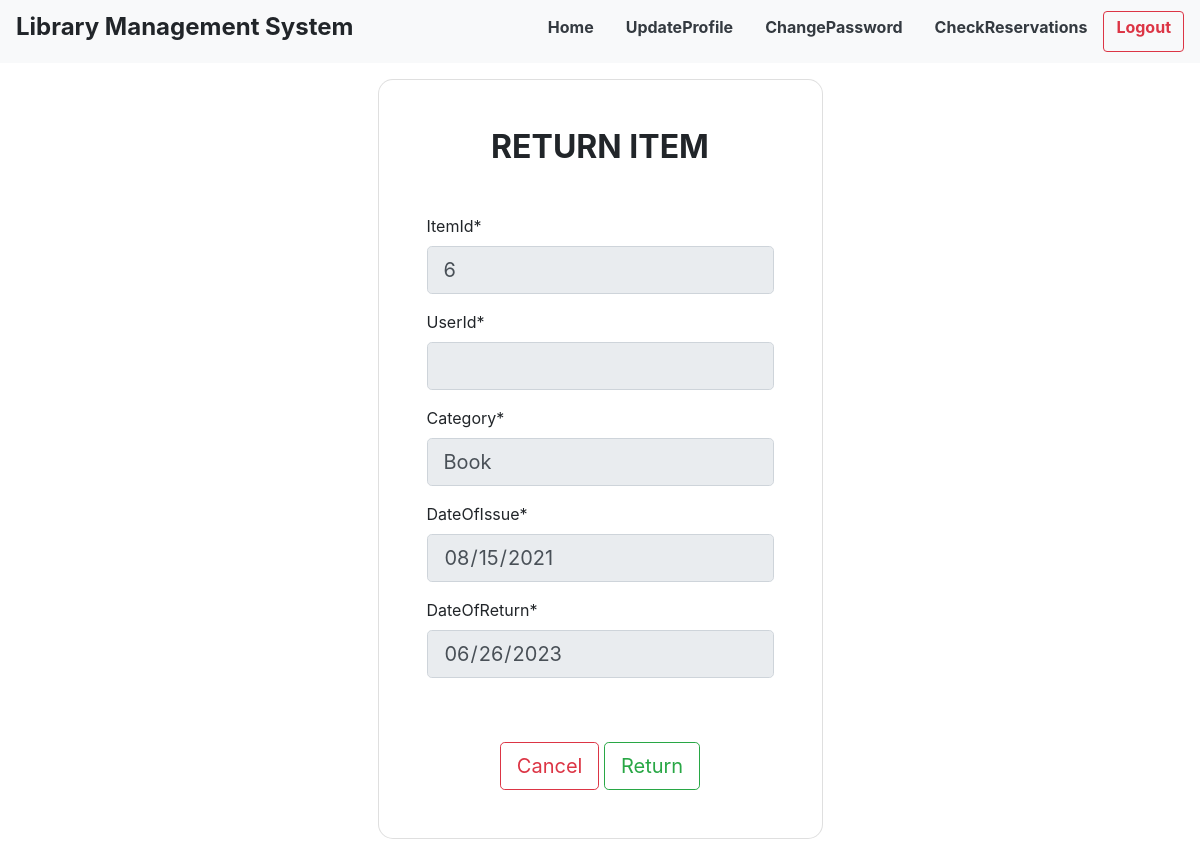
Screenshot of /Usr/ReleaseItem/55 with the database file from the repository.
### Student/models.py (models this page shows, shortened)
class ReserveItem(models.Model):
    Id = models.AutoField(primary_key=True)
    ItemId = models.ForeignKey(Item,on_delete=models.PROTECT)
    UserId = models.ForeignKey(User,on_delete=models.PROTECT)
    Category = models.CharField(max_length=5)
    DateOfIssue = models.DateField()
    DateOfReturn = models.DateField()

### Student/views.py (the view)
# urls.py: path('ReleaseItem/<int:itemId>',ReleaseItem, name='releaseItem'),
def ReleaseItem(request, itemId): #for releasing the item with parameterized url...it helps to fetch the data for which we are asking..
    relitmObj = ReserveItem.objects.get(Id=itemId)
    if request.method == 'POST':
        itId = request.POST['ItemId']
        releaseItem = ReleaseItemForm(request.POST, instance=relitmObj)
        if releaseItem.is_valid():
            relitmObj.delete() #deleteing the resrved item from resrved table...
            itmObj = Item.objects.get(Id=itId) #getting the Id of reserved item from item table to add one copy..
            itmObj.Quantity += 1
            itmObj.save()
            messages.success(request, "Item Returned Successfully!")
            return redirect('/Usr/Reservations/')
    else:
        relitemObj = ReserveItem.objects.get(Id=itemId)
        releaseItem = ReserveItemForm(instance=relitemObj, initial={'UserId': request.user.id, 'Copies': 1, 'DateOfReturn':date.today().strftime("%Y-%m-%d")}) #passing intial values for the particular user
    return render(request, 'User/itemRelease.html', {'form': releaseItem})

### Student/forms.py
class ReserveItemForm(forms.ModelForm):  #form for user to reserve item
    class Meta:
        model = ReserveItem
        fields = '__all__'
        widgets = {
            'ItemId':forms.TextInput(attrs={'readonly':True,'id': 'ItemId','class': 'form-control form-control-lg'}),
            'UserId':forms.TextInput(attrs={'readonly':True,'id': 'UserId','class': 'form-control form-control-lg'}),
            'Category': forms.TextInput(attrs={'readonly':True,'id': 'Category','class': 'form-control form-control-lg'}),
            'DateOfIssue': forms.DateInput(attrs={'type': 'date', 'value': date.today().strftime("%Y-%m-%d"),'readonly':True,'id': 'DateOfIssue','class': 'form-control form-control-lg'}),
            'DateOfReturn': forms.DateInput(attrs={'type': 'date', 'value': (date.today()+timedelta(days=7)).strftime("%Y-%m-%d"),'readonly':True,'id': 'DateOfReturn','class': 'form-control form-control-lg'}),
        }

### Template/User/itemRelease.html (shortened to what this page needs)
<!DOCTYPE html>
{% load static %}
{% load crispy_forms_tags %}
<html>
    <head>
        <link rel="stylesheet" href="{% static 'Css/bootstrap.min.css' %}">
    </head>
    <body>
    <header>
    <nav class="navbar navbar-light bg-light sticky-top justify-content-between">
        <a class="navbar-brand"><h4 class="white-text font-weight-bold wow fadeInLeft">Library Management System</h4></a>
        <div class="d-flex align-items-center">
            <a class="nav-link text-dark" href="{% url 'userIndex' %}"><h6 class="white-text font-weight-bold wow fadeInLeft">Home</h6></a>
            <a class="nav-link text-dark" href="{% url 'updateUser' %}"><h6 class="white-text font-weight-bold wow fadeInLeft">UpdateProfile</h6></a>
            <a class="nav-link text-dark" href="{% url 'changePassword' %}"><h6 class="white-text font-weight-bold wow fadeInLeft">ChangePassword</h6></a>
            <a class="nav-link text-dark" href="{% url 'checkRes' %}"><h6 class="white-text font-weight-bold wow fadeInLeft">CheckReservations</h6></a>
            <a class="btn btn-outline-danger my-2 my-sm-0" href="{% url 'userLogout' %}"><h6 class="white-text font-weight-bold wow fadeInLeft">Logout</h6></a>
        </div>
    </nav>
<section>
  <div class="mask d-flex align-items-center h-100 gradient-custom-3">
    <div class="container h-100">
      <div class="row d-flex justify-content-center align-items-center h-100">
        <div class="col-12 col-md-6 col-lg-7 col-xl-5">
          <div class="card" style="border-radius: 15px;">
            <div class="card-body p-5">
              <h2 class="white-text font-weight-bold wow fadeInLeft text-uppercase text-center mb-5">Return Item</h2>
              <form method="POST" novalidate>
                {{ form|crispy}}
                <br>
                <div class="text-center mt-4">
                  <a href="{% url 'userIndex' %}" class="btn btn-outline-danger btn-lg">Cancel</a>
                  <button class="btn btn-outline-success btn-lg">Return</button>
                </div>
              </form>
            </div>
          </div>
        </div>
      </div>
    </div>
  </div>
</section>
</header>
    </body>
</html>

### rows the page displays
ReserveItem: ItemId "6", Category "Book", DateOfIssue "08/15/2021", DateOfReturn "06/26/2023"
